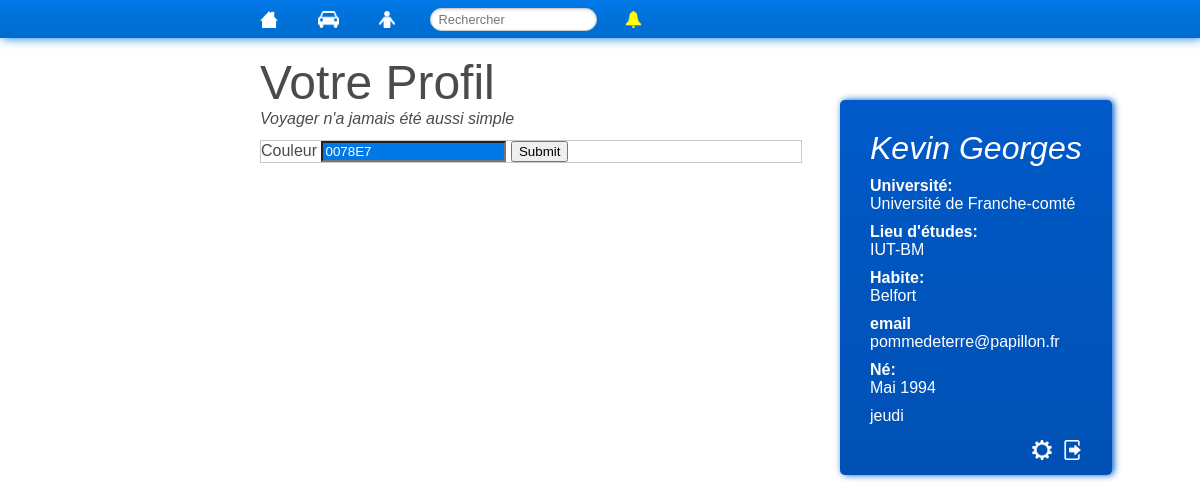
Page /profil/index.php (signed in) on the committed database.
### tables this page shows
CREATE TABLE IF NOT EXISTS `etudiant` (
  `id_etu` int(11) NOT NULL AUTO_INCREMENT,
  `mot_de_passe` varchar(65) DEFAULT NULL,
  `nom_etu` varchar(50) DEFAULT NULL,
  `prenom_etu` varchar(50) DEFAULT NULL,
  `mois_ne_etu` int(11) DEFAULT NULL,
  `annee_ne_etu` int(11) DEFAULT NULL,
  `id_ville` int(11) DEFAULT NULL,
  `id_camp` int(11) DEFAULT NULL,
  `couleur` varchar(6) NOT NULL,
  PRIMARY KEY (`id_etu`)
);

CREATE TABLE IF NOT EXISTS `coordonnee` (
  `id_coordonnee` int(11) NOT NULL AUTO_INCREMENT,
  `libelle_coordonnee` varchar(25) DEFAULT NULL,
  `information` varchar(100) DEFAULT NULL,
  `id_etu` int(11) DEFAULT NULL,
  PRIMARY KEY (`id_coordonnee`)
);

### lib/sql.php (called while the page is built, shortened)
<?php
function getPDO()
{
	try {
		$option = array (
			PDO::MYSQL_ATTR_INIT_COMMAND => "SET NAMES utf8",
			PDO::ATTR_ERRMODE => PDO::ERRMODE_EXCEPTION
		);
		$connec = new PDO("mysql:host=" . SERVER . ";dbname=" . BASE, LOGIN, PASSWORD, $option);
	} catch(Exception $e) {
		die($e->getMessage());
	}
	return $connec;
}
function infoetu($id){
    $connec = getPDO();
    $requete = "SELECT ca.libelle,v.nom_ville,e.annee_ne_etu,e.mois_ne_etu,u.nom_univ
				FROM etudiant e,campus ca,ville v,universite u
				WHERE e.id_etu = '$id'
				AND e.id_camp = ca.id_camp
				AND e.id_ville = v.id_ville
				AND ca.id_univ = u.id_univ;";
    $tab = $connec->query($requete);
    $info = $tab->fetch();
	return $info;
}
function getCoordonee($id){
    $connec = getPDO();
    $requete = "SELECT co.libelle_coordonnee,co.information
				FROM coordonnee co
				WHERE co.id_etu = '$id'";
    $tab = $connec->query($requete);
    $tableau = Array();
    $tableau[] = $tab->rowCount();
    while( $info = $tab->fetch())
    {
        $tableau[] = $info[0];
        $tableau[] = $info[1];
    }
    return $tableau;
}
function getCouleur($id){
    $connec = getPDO();
    $requete = "SELECT e.couleur
				FROM etudiant e
				WHERE e.id_etu = '$id'";
    $tab = $connec->query($requete);
    $couleur = $tab->fetch()[0];
    return $couleur;
}

### lib/bibli.php (called while the page is built, shortened)
<?php
function mois($index){
	$index = intval($index);
	$mois = array("Janv.","Févr.","Mars","Avr.","Mai","Juin","Juil.","Août","Sept.","Oct.","Nov.","Déc.");
	return $mois[$index-1];
}
function jour($index){
	$index = intval($index);
	$jour = array("dimanche","lundi","mardi","mercredi","jeudi","vendredi","samedi");
	return $jour[$index];
}
function jourSemaine($jour,$mois,$anne){
    $c=(14-$mois)/12;
    $a = $anne-$c;
    $m=$mois+12*$c-2;
    $j=($jour+$a+floor($a/4)-floor($a/100)+floor($a/400)+31*floor($m/12))%7;
    return $j;
}
?>

### profil/index.php (the view, shortened to what this page needs)
<?php
    require_once '../lib/html.php';
    require_once '../lib/sql.php';
?>
<!DOCTYPE html>
<html>
	<head>
	</head>
    <body>
        <div id="titre">
            <h1>Votre Profil</h1>
            <span>Voyager n'a jamais été aussi simple</span>
        </div>
        <div id="cont">
            <form method="post">
               <label for='couleur'>Couleur</label>
               <?php echo "<input name='couleur' id='couleur' class='color' value='".getCouleur($_SESSION['user_id'])."'>"; ?>
               <input type="submit">
            </form>
        </div>
        <?php boxuser(getNom($_SESSION["user_id"]),$_SESSION["user_id"]); ?>
        <?php nav(); ?>
    </body>
</html>

### lib/html.php (shortened to what this page needs)
<?php
require_once 'bibli.php';
function head(){
	echo file_get_contents("../cont/head.html");
}
function boxuser($nom, $id){
	echo "<div id='perso'><h2>". $nom . "</h2>";
    printInfoContact($id);
	echo "<div class='option'><a href='../profil/index.php' title='Parametres'><img src='../img/param.png' alt='Parametres' /></a><a href='../deco.php' title='Déconnexion'><img src='../img/out.png' alt='Déconnexion' /></a></div></div>\n";
}
function printInfoContact($id){
    $infos = infoetu($id);
    $coordonnee = getCoordonee($id);
    echo "<span class='label'>Université:</span>";
    echo "<span class='carac'>".$infos[4]."</span>";
    echo "<span class='label'>Lieu d'études:</span>";
    echo "<span class='carac'>".$infos[0]."</span>";
    echo "<span class='label'>Habite:</span>";
    echo "<span class='carac'>".$infos[1]."</span>";
    for($i=1;$i<$coordonnee[0]*2;$i=$i+2){
        echo "<span class='label'>".$coordonnee[$i]."</span>";
        echo "<span class='carac'>".$coordonnee[$i+1]."</span>";
    }
    echo "<span class='label'>Né:</span>";
    echo "<span class='carac'>".mois($infos[3])." ".$infos[2]."</span>";
    echo jour(jourSemaine(28,11,2013));
}
function nav(){
	?>
	<div id='nav'>
		<a href='../home' title="Home">
			<img src="../img/home.png" alt="Home" />
		</a><a href='../voyage' title="Voyages">
			<img src="../img/car.png" alt="Voyage" />
		</a><a href='../carnet' title="Carnet d'adresse" onclick="getContacts()">
			<img src="../img/buddy.png" alt="Carnet" />
		</a>
		<form action="../rechercher">
			<input type="text" placeholder="Rechercher" name="r" id="echercher" />
		</form>
		<a href='#' onclick="pop('Notifications')" title="Notifications" />
			<img src="../img/bell.gif" alt="Notifications" />
	</div>
	<?php
}
?>

### css/inside.css (style rules this page uses)
body,html { margin:0; padding:0; }
body { color: rgb(75, 75, 75); font-family: "proxima-nova", sans-serif; overflow-x:hidden }
a { color: rgb(75, 75, 75); transition: color 0.7s; }
div#nav { width:100%; color: white; text-align:left; background-image: linear-gradient(transparent, rgba(0, 0, 0, 0.05) 40%, rgba(0, 0, 0, 0.1)); transition: box-shadow 0.7s; position:fixed; top:0px; left:0px; }
div#nav a { color: white; text-decoration:none; display:inline-block; padding: 10px 20px; transition: background-color 0.7s; }
div#nav form { display:inline-block; margin-left: 10px; }
div#nav form input { padding: .25em .6em; display: inline-block; border: 1px solid #ccc; font-size: .8em; box-shadow: inset 0 1px 3px #ddd; border-radius: 20px; width: 150px; transition: width 0.7s; }
div#nav a:first-of-type { margin-left:20%; }
div#nav img { height: 17px; vertical-align: bottom; }
div#titre { margin:55px 20%; position:absolute; padding-left:20px; }
div#titre h1 { font-family: "omnes-pro", sans-serif; font-size: 3em; font-weight: 300; padding:0; margin: 0; border:0; }
div#titre span { font-style:italic; }
div#perso { color: white; text-align:left; border-radius: 5px 5px 5px 5px; background-image: linear-gradient(transparent, rgba(0, 0, 0, 0.05) 40%, rgba(0, 0, 0, 0.1)); position:fixed; left: 70%; top: 100px; padding:30px; padding-bottom:15px; max-width:450px; overflow:auto; }
div#perso h2 { font-family: "omnes-pro", sans-serif; font-size: 2em; font-style:italic; font-weight: 300; padding:0; margin: 0; border:0; }
div#perso a { color:white; }
div#perso span.label { display:block; margin-top:10px; font-weight:bold; }
div#perso span.carac { display:block; margin-bottom:10px; }
div#perso div.option { text-align:right; font-size: 0.8em; margin-top:15px; }
div#perso img { height: 20px; vertical-align: bottom; margin-left: 10px; }
div#cont { position:absolute; top: 120px; left: 20%; border:solid 1px rgb(200, 200, 200); margin:20px; width: 45%; }

### rows in the picture
etudiant: couleur "0078E7"
coordonnee: libelle_coordonnee "email", information "pommedeterre@papillon.fr"

### other values in the picture
$nom "Kevin Georges"
$infos[4] "Université de Franche-comté"
$infos[0] "IUT-BM"
$infos[1] "Belfort"
mois($infos[3]) "Mai"
$infos[2] "1994"
jour(jourSemaine(28,11,2013)) "jeudi"
